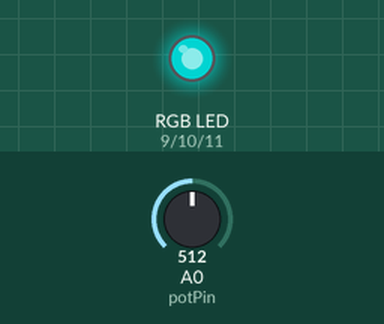
Simulated run of this sketch. Board: Arduino Uno, built with avr-gcc and run on an emulated ATmega328P. On the bench: an RGB LED mixed from three pins (HIGH = lit). Inputs (shaded band) come from the test bench; at power-on: A0 (potPin) = 512. Dim RGB values are drawn brighter than linear.

Above: at 1.2 s.
1.3 s: A0 (potPin) set to 716
At 1.7 s:
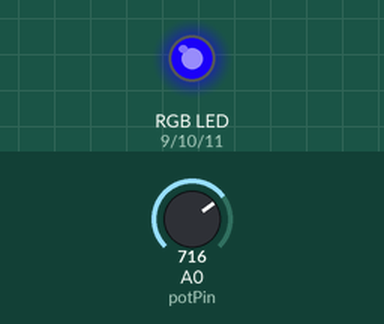
2.8 s: A0 (potPin) set to 900
At 4.0 s:
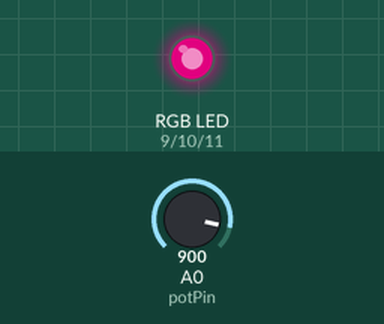
4.3 s: A0 (potPin) set to 1023
At 5.0 s:
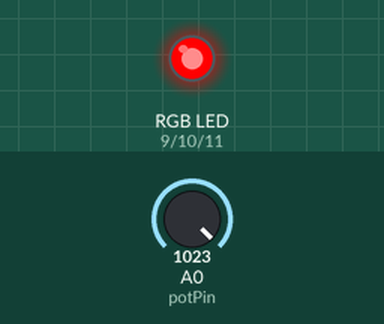
5.8 s: A0 (potPin) set to 500
At 6.5 s:
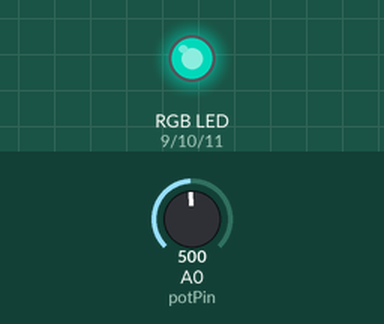
7.3 s: A0 (potPin) set to 520
At 7.6 s:
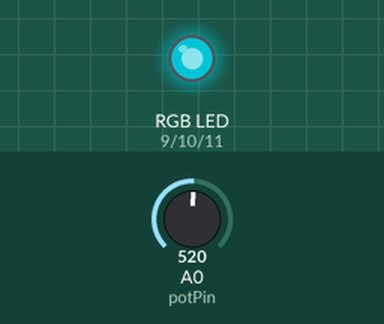
8.8 s: A0 (potPin) set to 0
At 9.9 s:
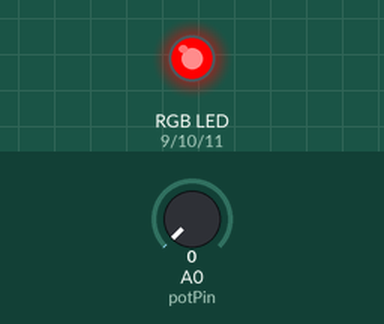
Timing chart, 0 to 11.3 s (numbered marks = the images above; inputs shaded):
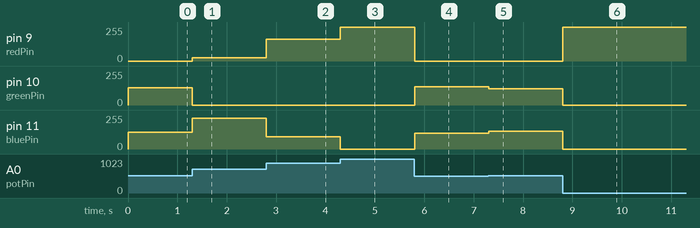

Measured:
- after the input at 1.3 s, pin 9 (redPin): 0/255 → 25/255 at once; pin 10 (greenPin): 128/255 → 0/255 at once; pin 11 (bluePin): 127/255 → 230/255 at once
- after the input at 2.8 s, pin 9 (redPin): 25/255 → 163/255 at once; pin 11 (bluePin): 230/255 → 92/255 at once
- after the input at 4.3 s, pin 9 (redPin): 163/255 → 255/255 at once; pin 11 (bluePin): 92/255 → 0/255 at once
- after the input at 5.8 s, pin 9 (redPin): 255/255 → 0/255 at once; pin 10 (greenPin): 0/255 → 137/255 at once; pin 11 (bluePin): 0/255 → 118/255 at once
- after the input at 7.3 s, pin 10 (greenPin): 137/255 → 122/255 at once; pin 11 (bluePin): 118/255 → 133/255 at once
- after the input at 8.8 s, pin 9 (redPin): 0/255 → 255/255 at once; pin 10 (greenPin): 122/255 → 0/255 at once; pin 11 (bluePin): 133/255 → 0/255 at once

The sketch:

led_rgb.ino
```cpp
const int redPin = 9;
const int greenPin = 10;
const int bluePin = 11;

const int potPin = A0;

void setup() {
  pinMode(redPin, OUTPUT);
  pinMode(greenPin, OUTPUT);
  pinMode(bluePin, OUTPUT);
}

void loop() {
  int potValue = analogRead(potPin);  // Plage : 0 à 1023

  // Convertir la valeur du potentiomètre en une plage de 0 à 765
  int colorValue = map(potValue, 0, 1023, 0, 765);

  int red, green, blue;

  // Dégradé fluide : rouge -> vert -> bleu
  if (colorValue <= 255) {
    red = 255 - colorValue;
    green = colorValue;
    blue = 0;
  } else if (colorValue <= 510) {
    red = 0;
    green = 510 - colorValue;
    blue = colorValue - 255;
  } else {
    red = colorValue - 510;
    green = 0;
    blue = 765 - colorValue;
  }

  analogWrite(redPin, red);
  analogWrite(greenPin, green);
  analogWrite(bluePin, blue);

  delay(10);
}
```
